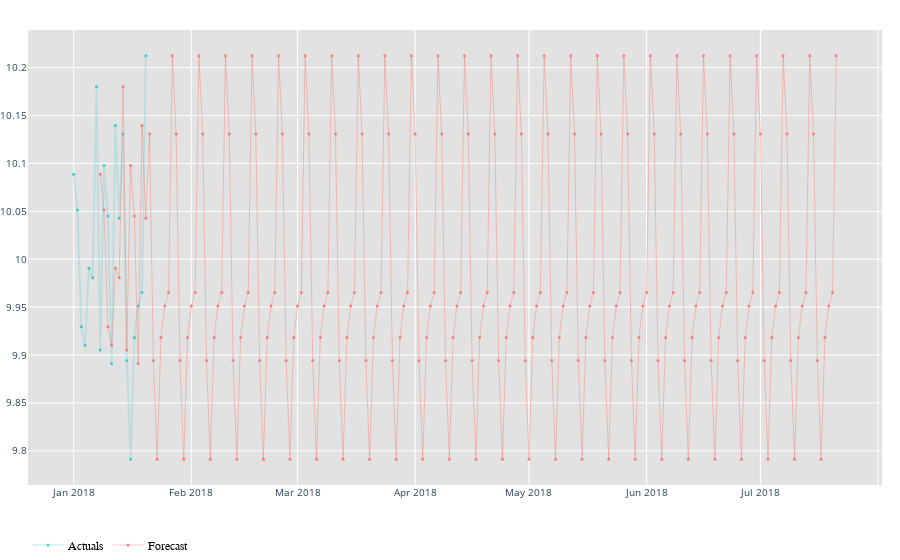

Notebook code cell kept with this figure:
### Code cell
path_tutorial_plot = 'plot-tutorial'

# Save plot as a file
# forecast_plot.plot_forecast(df_forecast, output='html', path=path_tutorial_plot, width=350, height=240, title='Tutorial Forecast')

# forecast_plot.plot_forecast(df_forecast, output='jupyter', width=350, height=240, title='Tutorial Forecast')
forecast_plot.plot_forecast(df_forecast, output='jupyter')

### Figure 1 — Plotly figure (JSON) as saved in the notebook; plotly's stock layout.template omitted (floating-point values rounded to 4 significant figures; data arrays with more than 128 entries replaced by an {"elided": "..."} marker saying what was removed)
{"data": [{"hovertemplate": "%{x|%Y-%m-%d} : %{y:.4g}", "legendgroup": "actuals", "line": {"color": "rgba(0,191,196,0.2)"}, "marker": {"color": "rgba(0,191,196,0.9)", "size": 3}, "mode": "lines+markers", "name": "Actuals", "opacity": 0.8, "showlegend": true, "type": "scatter", "x": ["2018-01-01T00:00:00", "2018-01-02T00:00:00", "2018-01-03T00:00:00", "2018-01-04T00:00:00", "2018-01-05T00:00:00", "2018-01-06T00:00:00", "2018-01-07T00:00:00", "2018-01-08T00:00:00", "2018-01-09T00:00:00", "2018-01-10T00:00:00", "2018-01-11T00:00:00", "2018-01-12T00:00:00", "2018-01-13T00:00:00", "2018-01-14T00:00:00", "2018-01-15T00:00:00", "2018-01-16T00:00:00", "2018-01-17T00:00:00", "2018-01-18T00:00:00", "2018-01-19T00:00:00", "2018-01-20T00:00:00"], "xaxis": "x", "y": [10.09, 10.05, 9.93, 9.91, 9.991, 9.981, 10.18, 9.905, 10.1, 10.05, 9.891, 10.14, 10.04, 10.13, 9.894, 9.791, 9.918, 9.951, 9.965, 10.21], "yaxis": "y"}, {"hovertemplate": "%{x|%Y-%m-%d} : %{y:.4g}", "legendgroup": "forecast", "line": {"color": "rgba(248,118,109,0.4)", "width": 1}, "marker": {"color": "rgba(248,118,109,0.9)", "size": 3}, "mode": "lines+markers", "name": "Forecast", "showlegend": true, "type": "scatter", "x": {"elided": "195 str values"}, "xaxis": "x", "y": {"elided": "195 float values"}, "yaxis": "y"}], "layout": {"autosize": false, "legend": {"bordercolor": "#FFFFFF", "borderwidth": 0, "font": {"color": "#000", "family": "sans-serif", "size": 12}, "orientation": "h", "traceorder": "normal"}, "margin": {"b": 0, "l": 0, "r": 0, "t": 30}, "paper_bgcolor": "#FFFFFF", "plot_bgcolor": "#E2E2E2", "showlegend": true, "xaxis": {"anchor": "y", "automargin": true, "domain": [0, 1], "tickfont": {"size": 10}}, "yaxis": {"anchor": "x", "automargin": true, "domain": [0, 1], "tickfont": {"size": 10}}}}
